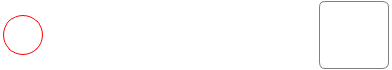
<?xml version="1.0" encoding="UTF-8"?>
<ui version="4.0">
 <class>CusItemMsg</class>
 <widget class="QWidget" name="CusItemMsg">
  <property name="geometry">
   <rect>
    <x>0</x>
    <y>0</y>
    <width>392</width>
    <height>70</height>
   </rect>
  </property>
  <property name="minimumSize">
   <size>
    <width>0</width>
    <height>70</height>
   </size>
  </property>
  <property name="maximumSize">
   <size>
    <width>400</width>
    <height>70</height>
   </size>
  </property>
  <property name="windowTitle">
   <string>Form</string>
  </property>
  <property name="styleSheet">
   <string notr="true">*
{
border: none;
background-color: transparent;
}</string>
  </property>
  <layout class="QVBoxLayout" name="verticalLayout">
   <property name="spacing">
    <number>0</number>
   </property>
   <property name="leftMargin">
    <number>3</number>
   </property>
   <property name="topMargin">
    <number>1</number>
   </property>
   <property name="rightMargin">
    <number>3</number>
   </property>
   <property name="bottomMargin">
    <number>1</number>
   </property>
   <item>
    <widget class="QStackedWidget" name="stackedWidget_msgType">
     <property name="minimumSize">
      <size>
       <width>0</width>
       <height>68</height>
      </size>
     </property>
     <property name="maximumSize">
      <size>
       <width>16777215</width>
       <height>68</height>
      </size>
     </property>
     <property name="styleSheet">
      <string notr="true"/>
     </property>
     <property name="currentIndex">
      <number>2</number>
     </property>
     <widget class="QWidget" name="page_chat">
      <layout class="QVBoxLayout" name="verticalLayout_2">
       <property name="spacing">
        <number>0</number>
       </property>
       <property name="leftMargin">
        <number>0</number>
       </property>
       <property name="topMargin">
        <number>0</number>
       </property>
       <property name="rightMargin">
        <number>0</number>
       </property>
       <property name="bottomMargin">
        <number>0</number>
       </property>
       <item>
        <widget class="QWidget" name="widget_mask1" native="true">
         <property name="minimumSize">
          <size>
           <width>0</width>
           <height>68</height>
          </size>
         </property>
         <property name="maximumSize">
          <size>
           <width>16777215</width>
           <height>68</height>
          </size>
         </property>
         <layout class="QVBoxLayout" name="verticalLayout_9">
          <property name="spacing">
           <number>0</number>
          </property>
          <property name="leftMargin">
           <number>0</number>
          </property>
          <property name="topMargin">
           <number>0</number>
          </property>
          <property name="rightMargin">
           <number>0</number>
          </property>
          <property name="bottomMargin">
           <number>0</number>
          </property>
          <item>
           <layout class="QHBoxLayout" name="horizontalLayout_2">
            <property name="spacing">
             <number>0</number>
            </property>
            <item>
             <layout class="QVBoxLayout" name="verticalLayout_4">
              <item>
               <spacer name="verticalSpacer_4">
                <property name="orientation">
                 <enum>Qt::Vertical</enum>
                </property>
                <property name="sizeHint" stdset="0">
                 <size>
                  <width>20</width>
                  <height>40</height>
                 </size>
                </property>
               </spacer>
              </item>
              <item>
               <widget class="QLabel" name="label_authHeader">
                <property name="minimumSize">
                 <size>
                  <width>40</width>
                  <height>40</height>
                 </size>
                </property>
                <property name="maximumSize">
                 <size>
                  <width>40</width>
                  <height>40</height>
                 </size>
                </property>
                <property name="styleSheet">
                 <string notr="true">QLabel
{
border-radius: 20px;
border: 1px solid red;
border-image: url(:/images/bgpic/dieji2.png);
}</string>
                </property>
                <property name="text">
                 <string/>
                </property>
               </widget>
              </item>
              <item>
               <spacer name="verticalSpacer">
                <property name="orientation">
                 <enum>Qt::Vertical</enum>
                </property>
                <property name="sizeHint" stdset="0">
                 <size>
                  <width>20</width>
                  <height>40</height>
                 </size>
                </property>
               </spacer>
              </item>
             </layout>
            </item>
            <item>
             <layout class="QVBoxLayout" name="verticalLayout_3">
              <property name="spacing">
               <number>2</number>
              </property>
              <item>
               <layout class="QHBoxLayout" name="horizontalLayout">
                <property name="spacing">
                 <number>0</number>
                </property>
                <item>
                 <widget class="QPushButton" name="pushButton_authName">
                  <property name="minimumSize">
                   <size>
                    <width>180</width>
                    <height>26</height>
                   </size>
                  </property>
                  <property name="maximumSize">
                   <size>
                    <width>180</width>
                    <height>26</height>
                   </size>
                  </property>
                  <property name="styleSheet">
                   <string notr="true">QPushButton
{
color: #d2d4d6;
text-align: left;
padding-left: 6px;
font: 800 15px &quot;微软雅黑&quot;;
}</string>
                  </property>
                  <property name="text">
                   <string/>
                  </property>
                 </widget>
                </item>
                <item>
                 <widget class="QLabel" name="label_readStatus">
                  <property name="minimumSize">
                   <size>
                    <width>0</width>
                    <height>26</height>
                   </size>
                  </property>
                  <property name="maximumSize">
                   <size>
                    <width>16777215</width>
                    <height>26</height>
                   </size>
                  </property>
                  <property name="styleSheet">
                   <string notr="true">QLabel
{
color: red;
font: 400 13px &quot;微软雅黑&quot;;
}

QLabel[read = &quot;true&quot;]
{
color: green;
}

QLabel[read = &quot;false&quot;]
{
color: red;
}</string>
                  </property>
                  <property name="text">
                   <string/>
                  </property>
                 </widget>
                </item>
                <item>
                 <widget class="QLabel" name="label_pubTime">
                  <property name="minimumSize">
                   <size>
                    <width>60</width>
                    <height>26</height>
                   </size>
                  </property>
                  <property name="maximumSize">
                   <size>
                    <width>16777215</width>
                    <height>26</height>
                   </size>
                  </property>
                  <property name="styleSheet">
                   <string notr="true">QLabel
{
color: #6b7077;
font: 400 13px &quot;微软雅黑&quot;;
}</string>
                  </property>
                  <property name="text">
                   <string/>
                  </property>
                  <property name="alignment">
                   <set>Qt::AlignCenter</set>
                  </property>
                 </widget>
                </item>
               </layout>
              </item>
              <item>
               <widget class="QPushButton" name="pushButton_describle">
                <property name="minimumSize">
                 <size>
                  <width>300</width>
                  <height>30</height>
                 </size>
                </property>
                <property name="maximumSize">
                 <size>
                  <width>300</width>
                  <height>30</height>
                 </size>
                </property>
                <property name="styleSheet">
                 <string notr="true">QPushButton
{
color: #6b7077;
text-align: left;
padding-left: 6px;
font: 400 14px &quot;微软雅黑&quot;;
}
QPushButton:hover
{
color: #e7e9eb;
}</string>
                </property>
                <property name="text">
                 <string/>
                </property>
               </widget>
              </item>
             </layout>
            </item>
            <item>
             <widget class="QPushButton" name="pushButton_expand">
              <property name="minimumSize">
               <size>
                <width>30</width>
                <height>66</height>
               </size>
              </property>
              <property name="maximumSize">
               <size>
                <width>30</width>
                <height>66</height>
               </size>
              </property>
              <property name="styleSheet">
               <string notr="true">QPushButton
{
color: gray;
font: 800 15px &quot;微软雅黑&quot;;
}

QPushButton:hover
{
color: white;
}</string>
              </property>
              <property name="text">
               <string>&gt;</string>
              </property>
             </widget>
            </item>
           </layout>
          </item>
         </layout>
        </widget>
       </item>
      </layout>
     </widget>
     <widget class="QWidget" name="page_reply">
      <layout class="QVBoxLayout" name="verticalLayout_7">
       <property name="spacing">
        <number>0</number>
       </property>
       <property name="leftMargin">
        <number>0</number>
       </property>
       <property name="topMargin">
        <number>0</number>
       </property>
       <property name="rightMargin">
        <number>0</number>
       </property>
       <property name="bottomMargin">
        <number>0</number>
       </property>
       <item>
        <widget class="QWidget" name="widget_mask2" native="true">
         <property name="minimumSize">
          <size>
           <width>0</width>
           <height>68</height>
          </size>
         </property>
         <property name="maximumSize">
          <size>
           <width>16777215</width>
           <height>68</height>
          </size>
         </property>
         <layout class="QVBoxLayout" name="verticalLayout_8">
          <property name="spacing">
           <number>0</number>
          </property>
          <property name="leftMargin">
           <number>0</number>
          </property>
          <property name="topMargin">
           <number>0</number>
          </property>
          <property name="rightMargin">
           <number>0</number>
          </property>
          <property name="bottomMargin">
           <number>0</number>
          </property>
          <item>
           <layout class="QHBoxLayout" name="horizontalLayout_5">
            <property name="spacing">
             <number>0</number>
            </property>
            <item>
             <layout class="QVBoxLayout" name="verticalLayout_6">
              <property name="spacing">
               <number>0</number>
              </property>
              <item>
               <spacer name="verticalSpacer_5">
                <property name="orientation">
                 <enum>Qt::Vertical</enum>
                </property>
                <property name="sizeHint" stdset="0">
                 <size>
                  <width>20</width>
                  <height>40</height>
                 </size>
                </property>
               </spacer>
              </item>
              <item>
               <widget class="QLabel" name="label_header_reply">
                <property name="minimumSize">
                 <size>
                  <width>40</width>
                  <height>40</height>
                 </size>
                </property>
                <property name="maximumSize">
                 <size>
                  <width>40</width>
                  <height>40</height>
                 </size>
                </property>
                <property name="styleSheet">
                 <string notr="true">QLabel
{
border-radius: 20px;
border: 1px solid red;
border-image: url(:/images/bgpic/dieji2.png);
}</string>
                </property>
                <property name="text">
                 <string/>
                </property>
               </widget>
              </item>
              <item>
               <spacer name="verticalSpacer_2">
                <property name="orientation">
                 <enum>Qt::Vertical</enum>
                </property>
                <property name="sizeHint" stdset="0">
                 <size>
                  <width>20</width>
                  <height>40</height>
                 </size>
                </property>
               </spacer>
              </item>
             </layout>
            </item>
            <item>
             <layout class="QVBoxLayout" name="verticalLayout_5">
              <property name="spacing">
               <number>2</number>
              </property>
              <item>
               <layout class="QHBoxLayout" name="horizontalLayout_4">
                <property name="spacing">
                 <number>0</number>
                </property>
                <property name="leftMargin">
                 <number>5</number>
                </property>
                <property name="rightMargin">
                 <number>5</number>
                </property>
                <item>
                 <widget class="QPushButton" name="pushButton_author_reply">
                  <property name="minimumSize">
                   <size>
                    <width>80</width>
                    <height>20</height>
                   </size>
                  </property>
                  <property name="maximumSize">
                   <size>
                    <width>16777215</width>
                    <height>20</height>
                   </size>
                  </property>
                  <property name="styleSheet">
                   <string notr="true">QPushButton
{
color: white;
text-align: left;
padding-left: 6px;
font: 800 13px &quot;微软雅黑&quot;;
}</string>
                  </property>
                  <property name="text">
                   <string/>
                  </property>
                 </widget>
                </item>
                <item>
                 <widget class="QLabel" name="label_abooutCtl_reply">
                  <property name="minimumSize">
                   <size>
                    <width>90</width>
                    <height>20</height>
                   </size>
                  </property>
                  <property name="maximumSize">
                   <size>
                    <width>90</width>
                    <height>20</height>
                   </size>
                  </property>
                  <property name="styleSheet">
                   <string notr="true">QLabel
{
color: #6b7077;
font: 400 13px &quot;微软雅黑&quot;;
}</string>
                  </property>
                  <property name="text">
                   <string/>
                  </property>
                  <property name="alignment">
                   <set>Qt::AlignLeading|Qt::AlignLeft|Qt::AlignVCenter</set>
                  </property>
                 </widget>
                </item>
               </layout>
              </item>
              <item>
               <widget class="QPushButton" name="pushButton_replyContent">
                <property name="minimumSize">
                 <size>
                  <width>263</width>
                  <height>20</height>
                 </size>
                </property>
                <property name="maximumSize">
                 <size>
                  <width>263</width>
                  <height>20</height>
                 </size>
                </property>
                <property name="styleSheet">
                 <string notr="true">QPushButton
{
color: #d2d4d6;
text-align: left;
padding: 0px 6px 0px 10px;
font: 400 14px &quot;微软雅黑&quot;;
}

QPushButton:hover
{
color: white;
}</string>
                </property>
                <property name="text">
                 <string/>
                </property>
               </widget>
              </item>
              <item>
               <layout class="QHBoxLayout" name="horizontalLayout_3">
                <property name="spacing">
                 <number>6</number>
                </property>
                <property name="leftMargin">
                 <number>3</number>
                </property>
                <property name="rightMargin">
                 <number>5</number>
                </property>
                <item>
                 <widget class="QLabel" name="label_time_reply">
                  <property name="minimumSize">
                   <size>
                    <width>100</width>
                    <height>16</height>
                   </size>
                  </property>
                  <property name="maximumSize">
                   <size>
                    <width>100</width>
                    <height>16</height>
                   </size>
                  </property>
                  <property name="styleSheet">
                   <string notr="true">QLabel
{
padding-left: 6px;
color: #6b7077;

}</string>
                  </property>
                  <property name="text">
                   <string/>
                  </property>
                 </widget>
                </item>
                <item>
                 <spacer name="horizontalSpacer_2">
                  <property name="orientation">
                   <enum>Qt::Horizontal</enum>
                  </property>
                  <property name="sizeHint" stdset="0">
                   <size>
                    <width>40</width>
                    <height>20</height>
                   </size>
                  </property>
                 </spacer>
                </item>
                <item>
                 <widget class="QPushButton" name="pushButton_reply">
                  <property name="minimumSize">
                   <size>
                    <width>46</width>
                    <height>16</height>
                   </size>
                  </property>
                  <property name="maximumSize">
                   <size>
                    <width>46</width>
                    <height>16</height>
                   </size>
                  </property>
                  <property name="styleSheet">
                   <string notr="true">QPushButton
{
color: #6b7077;
font: 400 12px &quot;微软雅黑&quot;;
}
QPushButton:hover
{
color: #ff008c;
}</string>
                  </property>
                  <property name="text">
                   <string>回复</string>
                  </property>
                 </widget>
                </item>
                <item>
                 <widget class="QPushButton" name="pushButton_like">
                  <property name="minimumSize">
                   <size>
                    <width>46</width>
                    <height>16</height>
                   </size>
                  </property>
                  <property name="maximumSize">
                   <size>
                    <width>46</width>
                    <height>16</height>
                   </size>
                  </property>
                  <property name="styleSheet">
                   <string notr="true">QPushButton
{
color: #6b7077;
font: 400 12px &quot;微软雅黑&quot;;
}
QPushButton:hover
{
color: #ff008c;
}</string>
                  </property>
                  <property name="text">
                   <string>点赞</string>
                  </property>
                 </widget>
                </item>
                <item>
                 <widget class="QPushButton" name="pushButton_delete">
                  <property name="minimumSize">
                   <size>
                    <width>46</width>
                    <height>16</height>
                   </size>
                  </property>
                  <property name="maximumSize">
                   <size>
                    <width>46</width>
                    <height>16</height>
                   </size>
                  </property>
                  <property name="styleSheet">
                   <string notr="true">QPushButton
{
color: #6b7077;
font: 400 12px &quot;微软雅黑&quot;;
}
QPushButton:hover
{
color: #ff008c;
}</string>
                  </property>
                  <property name="text">
                   <string>删除</string>
                  </property>
                 </widget>
                </item>
               </layout>
              </item>
             </layout>
            </item>
            <item>
             <widget class="QTextBrowser" name="textBrowser_replyContent">
              <property name="minimumSize">
               <size>
                <width>70</width>
                <height>0</height>
               </size>
              </property>
              <property name="maximumSize">
               <size>
                <width>70</width>
                <height>16777215</height>
               </size>
              </property>
              <property name="styleSheet">
               <string notr="true">QTextBrowser
{
color: #c1c3c4;
border-radius: 6px;
border: 1px solid gray;
}</string>
              </property>
              <property name="html">
               <string>&lt;!DOCTYPE HTML PUBLIC &quot;-//W3C//DTD HTML 4.0//EN&quot; &quot;http://www.w3.org/TR/REC-html40/strict.dtd&quot;&gt;
&lt;html&gt;&lt;head&gt;&lt;meta name=&quot;qrichtext&quot; content=&quot;1&quot; /&gt;&lt;style type=&quot;text/css&quot;&gt;
p, li { white-space: pre-wrap; }
&lt;/style&gt;&lt;/head&gt;&lt;body style=&quot; font-family:'SimSun'; font-size:9pt; font-weight:400; font-style:normal;&quot;&gt;
&lt;p style=&quot;-qt-paragraph-type:empty; margin-top:0px; margin-bottom:0px; margin-left:0px; margin-right:0px; -qt-block-indent:0; text-indent:0px;&quot;&gt;&lt;br /&gt;&lt;/p&gt;&lt;/body&gt;&lt;/html&gt;</string>
              </property>
             </widget>
            </item>
           </layout>
          </item>
         </layout>
        </widget>
       </item>
      </layout>
     </widget>
     <widget class="QWidget" name="page_about">
      <layout class="QVBoxLayout" name="verticalLayout_17">
       <property name="spacing">
        <number>0</number>
       </property>
       <property name="leftMargin">
        <number>0</number>
       </property>
       <property name="topMargin">
        <number>0</number>
       </property>
       <property name="rightMargin">
        <number>0</number>
       </property>
       <property name="bottomMargin">
        <number>0</number>
       </property>
       <item>
        <widget class="QWidget" name="widget_about" native="true">
         <property name="minimumSize">
          <size>
           <width>0</width>
           <height>68</height>
          </size>
         </property>
         <property name="maximumSize">
          <size>
           <width>16777215</width>
           <height>68</height>
          </size>
         </property>
         <layout class="QVBoxLayout" name="verticalLayout_14">
          <property name="spacing">
           <number>0</number>
          </property>
          <property name="leftMargin">
           <number>0</number>
          </property>
          <property name="topMargin">
           <number>0</number>
          </property>
          <property name="rightMargin">
           <number>0</number>
          </property>
          <property name="bottomMargin">
           <number>0</number>
          </property>
          <item>
           <layout class="QHBoxLayout" name="horizontalLayout_9">
            <property name="spacing">
             <number>0</number>
            </property>
            <item>
             <layout class="QVBoxLayout" name="verticalLayout_15">
              <property name="spacing">
               <number>0</number>
              </property>
              <item>
               <spacer name="verticalSpacer_7">
                <property name="orientation">
                 <enum>Qt::Vertical</enum>
                </property>
                <property name="sizeHint" stdset="0">
                 <size>
                  <width>20</width>
                  <height>40</height>
                 </size>
                </property>
               </spacer>
              </item>
              <item>
               <widget class="QLabel" name="label_header_about">
                <property name="minimumSize">
                 <size>
                  <width>40</width>
                  <height>40</height>
                 </size>
                </property>
                <property name="maximumSize">
                 <size>
                  <width>40</width>
                  <height>40</height>
                 </size>
                </property>
                <property name="styleSheet">
                 <string notr="true">QLabel
{
border-radius: 20px;
border: 1px solid red;
border-image: url(:/images/bgpic/dieji2.png);
}</string>
                </property>
                <property name="text">
                 <string/>
                </property>
               </widget>
              </item>
              <item>
               <spacer name="verticalSpacer_8">
                <property name="orientation">
                 <enum>Qt::Vertical</enum>
                </property>
                <property name="sizeHint" stdset="0">
                 <size>
                  <width>20</width>
                  <height>40</height>
                 </size>
                </property>
               </spacer>
              </item>
             </layout>
            </item>
            <item>
             <layout class="QVBoxLayout" name="verticalLayout_16">
              <property name="spacing">
               <number>2</number>
              </property>
              <item>
               <layout class="QHBoxLayout" name="horizontalLayout_10">
                <property name="spacing">
                 <number>0</number>
                </property>
                <property name="leftMargin">
                 <number>5</number>
                </property>
                <property name="rightMargin">
                 <number>5</number>
                </property>
                <item>
                 <widget class="QPushButton" name="pushButton_author_about">
                  <property name="minimumSize">
                   <size>
                    <width>100</width>
                    <height>20</height>
                   </size>
                  </property>
                  <property name="maximumSize">
                   <size>
                    <width>16777215</width>
                    <height>20</height>
                   </size>
                  </property>
                  <property name="styleSheet">
                   <string notr="true">QPushButton
{
color: white;
text-align: left;
padding-left: 6px;
font: 800 13px &quot;微软雅黑&quot;;
}</string>
                  </property>
                  <property name="text">
                   <string/>
                  </property>
                 </widget>
                </item>
                <item>
                 <widget class="QLabel" name="label_abooutCtl_about">
                  <property name="minimumSize">
                   <size>
                    <width>90</width>
                    <height>20</height>
                   </size>
                  </property>
                  <property name="maximumSize">
                   <size>
                    <width>90</width>
                    <height>20</height>
                   </size>
                  </property>
                  <property name="styleSheet">
                   <string notr="true">QLabel
{
color: #6b7077;
font: 400 13px &quot;微软雅黑&quot;;
}</string>
                  </property>
                  <property name="text">
                   <string/>
                  </property>
                  <property name="alignment">
                   <set>Qt::AlignLeading|Qt::AlignLeft|Qt::AlignVCenter</set>
                  </property>
                 </widget>
                </item>
               </layout>
              </item>
              <item>
               <widget class="QLabel" name="label_empty_about">
                <property name="minimumSize">
                 <size>
                  <width>0</width>
                  <height>20</height>
                 </size>
                </property>
                <property name="maximumSize">
                 <size>
                  <width>16777215</width>
                  <height>20</height>
                 </size>
                </property>
                <property name="text">
                 <string/>
                </property>
               </widget>
              </item>
              <item>
               <layout class="QHBoxLayout" name="horizontalLayout_11">
                <property name="spacing">
                 <number>0</number>
                </property>
                <property name="leftMargin">
                 <number>5</number>
                </property>
                <property name="rightMargin">
                 <number>5</number>
                </property>
                <item>
                 <widget class="QLabel" name="label_time_about">
                  <property name="minimumSize">
                   <size>
                    <width>100</width>
                    <height>16</height>
                   </size>
                  </property>
                  <property name="maximumSize">
                   <size>
                    <width>100</width>
                    <height>16</height>
                   </size>
                  </property>
                  <property name="styleSheet">
                   <string notr="true">QLabel
{
padding-left: 6px;
color: #6b7077;
font: 400 13px &quot;微软雅黑&quot;;
}</string>
                  </property>
                  <property name="text">
                   <string/>
                  </property>
                 </widget>
                </item>
                <item>
                 <spacer name="horizontalSpacer_4">
                  <property name="orientation">
                   <enum>Qt::Horizontal</enum>
                  </property>
                  <property name="sizeHint" stdset="0">
                   <size>
                    <width>40</width>
                    <height>20</height>
                   </size>
                  </property>
                 </spacer>
                </item>
               </layout>
              </item>
             </layout>
            </item>
            <item>
             <widget class="QTextBrowser" name="textBrowser_aboutContent">
              <property name="minimumSize">
               <size>
                <width>70</width>
                <height>0</height>
               </size>
              </property>
              <property name="maximumSize">
               <size>
                <width>70</width>
                <height>16777215</height>
               </size>
              </property>
              <property name="styleSheet">
               <string notr="true">QTextBrowser
{
color: #c1c3c4;
border-radius: 6px;
border: 1px solid gray;
}</string>
              </property>
              <property name="html">
               <string>&lt;!DOCTYPE HTML PUBLIC &quot;-//W3C//DTD HTML 4.0//EN&quot; &quot;http://www.w3.org/TR/REC-html40/strict.dtd&quot;&gt;
&lt;html&gt;&lt;head&gt;&lt;meta name=&quot;qrichtext&quot; content=&quot;1&quot; /&gt;&lt;style type=&quot;text/css&quot;&gt;
p, li { white-space: pre-wrap; }
&lt;/style&gt;&lt;/head&gt;&lt;body style=&quot; font-family:'SimSun'; font-size:9pt; font-weight:400; font-style:normal;&quot;&gt;
&lt;p style=&quot;-qt-paragraph-type:empty; margin-top:0px; margin-bottom:0px; margin-left:0px; margin-right:0px; -qt-block-indent:0; text-indent:0px;&quot;&gt;&lt;br /&gt;&lt;/p&gt;&lt;/body&gt;&lt;/html&gt;</string>
              </property>
             </widget>
            </item>
           </layout>
          </item>
         </layout>
        </widget>
       </item>
      </layout>
     </widget>
     <widget class="QWidget" name="page_like">
      <layout class="QVBoxLayout" name="verticalLayout_13">
       <property name="spacing">
        <number>0</number>
       </property>
       <property name="leftMargin">
        <number>0</number>
       </property>
       <property name="topMargin">
        <number>0</number>
       </property>
       <property name="rightMargin">
        <number>0</number>
       </property>
       <property name="bottomMargin">
        <number>0</number>
       </property>
       <item>
        <widget class="QWidget" name="widget_mask3" native="true">
         <property name="minimumSize">
          <size>
           <width>0</width>
           <height>68</height>
          </size>
         </property>
         <property name="maximumSize">
          <size>
           <width>16777215</width>
           <height>68</height>
          </size>
         </property>
         <layout class="QVBoxLayout" name="verticalLayout_10">
          <property name="spacing">
           <number>0</number>
          </property>
          <property name="leftMargin">
           <number>0</number>
          </property>
          <property name="topMargin">
           <number>0</number>
          </property>
          <property name="rightMargin">
           <number>0</number>
          </property>
          <property name="bottomMargin">
           <number>0</number>
          </property>
          <item>
           <layout class="QHBoxLayout" name="horizontalLayout_6">
            <property name="spacing">
             <number>0</number>
            </property>
            <item>
             <layout class="QVBoxLayout" name="verticalLayout_11">
              <property name="spacing">
               <number>0</number>
              </property>
              <item>
               <spacer name="verticalSpacer_6">
                <property name="orientation">
                 <enum>Qt::Vertical</enum>
                </property>
                <property name="sizeHint" stdset="0">
                 <size>
                  <width>20</width>
                  <height>40</height>
                 </size>
                </property>
               </spacer>
              </item>
              <item>
               <widget class="QLabel" name="label_header_like">
                <property name="minimumSize">
                 <size>
                  <width>40</width>
                  <height>40</height>
                 </size>
                </property>
                <property name="maximumSize">
                 <size>
                  <width>40</width>
                  <height>40</height>
                 </size>
                </property>
                <property name="styleSheet">
                 <string notr="true">QLabel
{
border-radius: 20px;
border: 1px solid red;
border-image: url(:/images/bgpic/dieji2.png);
}</string>
                </property>
                <property name="text">
                 <string/>
                </property>
               </widget>
              </item>
              <item>
               <spacer name="verticalSpacer_3">
                <property name="orientation">
                 <enum>Qt::Vertical</enum>
                </property>
                <property name="sizeHint" stdset="0">
                 <size>
                  <width>20</width>
                  <height>40</height>
                 </size>
                </property>
               </spacer>
              </item>
             </layout>
            </item>
            <item>
             <layout class="QVBoxLayout" name="verticalLayout_12">
              <property name="spacing">
               <number>2</number>
              </property>
              <item>
               <layout class="QHBoxLayout" name="horizontalLayout_7">
                <property name="spacing">
                 <number>0</number>
                </property>
                <property name="leftMargin">
                 <number>5</number>
                </property>
                <property name="rightMargin">
                 <number>5</number>
                </property>
                <item>
                 <widget class="QPushButton" name="pushButton_author_like">
                  <property name="minimumSize">
                   <size>
                    <width>100</width>
                    <height>20</height>
                   </size>
                  </property>
                  <property name="maximumSize">
                   <size>
                    <width>16777215</width>
                    <height>20</height>
                   </size>
                  </property>
                  <property name="styleSheet">
                   <string notr="true">QPushButton
{
color: white; 
text-align: left;
padding-left: 6px;
font: 800 13px &quot;微软雅黑&quot;;
}</string>
                  </property>
                  <property name="text">
                   <string/>
                  </property>
                 </widget>
                </item>
                <item>
                 <widget class="QLabel" name="label_abooutCtl_like">
                  <property name="minimumSize">
                   <size>
                    <width>90</width>
                    <height>20</height>
                   </size>
                  </property>
                  <property name="maximumSize">
                   <size>
                    <width>90</width>
                    <height>20</height>
                   </size>
                  </property>
                  <property name="styleSheet">
                   <string notr="true">QLabel
{
color: #6b7077;
font: 400 13px &quot;微软雅黑&quot;;
}</string>
                  </property>
                  <property name="text">
                   <string/>
                  </property>
                  <property name="alignment">
                   <set>Qt::AlignLeading|Qt::AlignLeft|Qt::AlignVCenter</set>
                  </property>
                 </widget>
                </item>
               </layout>
              </item>
              <item>
               <widget class="QLabel" name="label_empty_like">
                <property name="minimumSize">
                 <size>
                  <width>0</width>
                  <height>20</height>
                 </size>
                </property>
                <property name="maximumSize">
                 <size>
                  <width>16777215</width>
                  <height>20</height>
                 </size>
                </property>
                <property name="text">
                 <string/>
                </property>
               </widget>
              </item>
              <item>
               <layout class="QHBoxLayout" name="horizontalLayout_8">
                <property name="spacing">
                 <number>6</number>
                </property>
                <item>
                 <widget class="QLabel" name="label_time_like">
                  <property name="minimumSize">
                   <size>
                    <width>100</width>
                    <height>16</height>
                   </size>
                  </property>
                  <property name="maximumSize">
                   <size>
                    <width>100</width>
                    <height>16</height>
                   </size>
                  </property>
                  <property name="styleSheet">
                   <string notr="true">QLabel
{
padding-left: 6px;
color: #6b7077;
font: 400 13px &quot;微软雅黑&quot;;
}</string>
                  </property>
                  <property name="text">
                   <string/>
                  </property>
                 </widget>
                </item>
                <item>
                 <spacer name="horizontalSpacer_3">
                  <property name="orientation">
                   <enum>Qt::Horizontal</enum>
                  </property>
                  <property name="sizeHint" stdset="0">
                   <size>
                    <width>40</width>
                    <height>20</height>
                   </size>
                  </property>
                 </spacer>
                </item>
               </layout>
              </item>
             </layout>
            </item>
            <item>
             <widget class="QTextBrowser" name="textBrowser_likeContent">
              <property name="minimumSize">
               <size>
                <width>70</width>
                <height>0</height>
               </size>
              </property>
              <property name="maximumSize">
               <size>
                <width>70</width>
                <height>16777215</height>
               </size>
              </property>
              <property name="styleSheet">
               <string notr="true">QTextBrowser
{
color: #c1c3c4;
border-radius: 6px;
border: 1px solid gray;
}</string>
              </property>
              <property name="html">
               <string>&lt;!DOCTYPE HTML PUBLIC &quot;-//W3C//DTD HTML 4.0//EN&quot; &quot;http://www.w3.org/TR/REC-html40/strict.dtd&quot;&gt;
&lt;html&gt;&lt;head&gt;&lt;meta name=&quot;qrichtext&quot; content=&quot;1&quot; /&gt;&lt;style type=&quot;text/css&quot;&gt;
p, li { white-space: pre-wrap; }
&lt;/style&gt;&lt;/head&gt;&lt;body style=&quot; font-family:'SimSun'; font-size:9pt; font-weight:400; font-style:normal;&quot;&gt;
&lt;p style=&quot;-qt-paragraph-type:empty; margin-top:0px; margin-bottom:0px; margin-left:0px; margin-right:0px; -qt-block-indent:0; text-indent:0px;&quot;&gt;&lt;br /&gt;&lt;/p&gt;&lt;/body&gt;&lt;/html&gt;</string>
              </property>
             </widget>
            </item>
           </layout>
          </item>
         </layout>
        </widget>
       </item>
      </layout>
     </widget>
    </widget>
   </item>
  </layout>
 </widget>
 <resources/>
 <connections/>
</ui>
